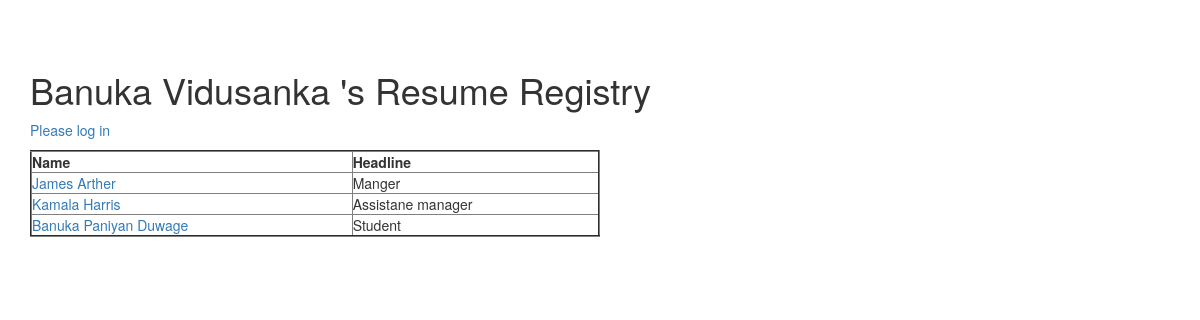
The page / on the database its author committed.
### tables this page shows
CREATE TABLE `profile` (
  `profile_id` int(11) NOT NULL,
  `user_id` int(11) NOT NULL,
  `first_name` text,
  `last_name` text,
  `email` text,
  `headline` text,
  `summary` text
);

### index.php (the view, shortened to what this page needs)
<?php
	require_once "pdo.php";
?>
<!DOCTYPE html>
<html>
<head>
<?php require_once "bootstrap.php"; ?>
</head>
<body>
<div class="container"><h1>Banuka Vidusanka 's Resume Registry</h1>
<?php
if ( ! isset($_SESSION["user_id"]) ) {
    echo '<p><a href="login.php">Please log in</a></p>';
	$stmt = $pdo->query("SELECT profile_id, user_id, first_name, last_name, headline FROM Profile");
	if ($stmt->rowCount() == 0){
	}else{
		echo ('<table border="2" width = "50%">'."\n");
		echo '<thead><tr><th>Name</th><th>Headline</th></tr></thead>';
		while ( $row = $stmt->fetch(PDO::FETCH_ASSOC) ) {
			echo "<tr><td>";
			echo('<a href="view.php?profile_id='.$row['profile_id'].'">');
			echo(htmlentities($row['first_name']))." ";
			echo(htmlentities($row['last_name']));
			echo('</a> ');
			echo("</td><td>");
			echo(htmlentities($row['headline']));
			echo("</td></tr>\n");
		}
		echo "</table>";
	}
}
?>
</div>
</body>

### starter-template.css (style rules this page uses)
body { padding-top: 50px; }

### rows shown on the page
profile: first_name "James", last_name "Arther", headline "Manger"
profile: first_name "Kamala", last_name "Harris", headline "Assistane manager"
profile: first_name "Banuka", last_name "Paniyan Duwage", headline "Student"
